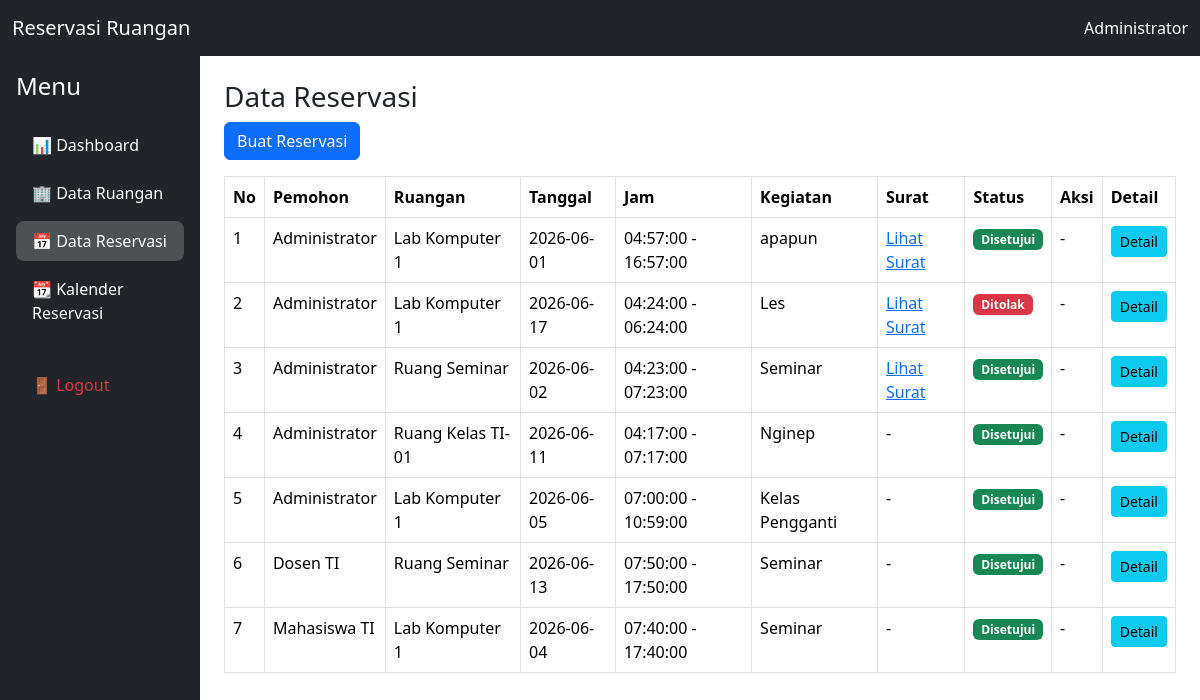
The app's page /index.php?page=reservasi (signed in) with its own data.
### tables this page shows
CREATE TABLE `reservasi` (
  `id` int NOT NULL,
  `user_id` int NOT NULL,
  `ruangan_id` int NOT NULL,
  `tanggal` date NOT NULL,
  `jam_mulai` time NOT NULL,
  `jam_selesai` time NOT NULL,
  `kegiatan` varchar(255) NOT NULL,
  `status` enum('pending','disetujui','ditolak') DEFAULT 'pending',
  `catatan_admin` text,
  `created_at` timestamp NULL DEFAULT CURRENT_TIMESTAMP,
  `surat_pdf` varchar(255) DEFAULT NULL
);

CREATE TABLE `users` (
  `id` int NOT NULL,
  `nama` varchar(100) NOT NULL,
  `email` varchar(100) NOT NULL,
  `password` varchar(255) NOT NULL,
  `role` enum('admin','dosen','mahasiswa') NOT NULL,
  `created_at` timestamp NULL DEFAULT CURRENT_TIMESTAMP
);

CREATE TABLE `ruangan` (
  `id` int NOT NULL,
  `nama_ruangan` varchar(100) NOT NULL,
  `gedung` varchar(100) NOT NULL,
  `kapasitas` int NOT NULL,
  `fasilitas` text,
  `status` enum('aktif','nonaktif') DEFAULT 'aktif',
  `created_at` timestamp NULL DEFAULT CURRENT_TIMESTAMP
);

### public/index.php (called while the page is built, shortened)
<?php
require '../routes/web.php';

### app/models/Database.php (called while the page is built, shortened)
<?php
require_once __DIR__ . '/../../config/database.php';
class DB
{
    public function __construct()
    {
        $database = new Database();
        $this->conn = $database->connect();
    }
}

### config/database.php (called while the page is built, shortened)
<?php
class Database
{
    private $host = "localhost";
    private $dbname = "reservasi_ruangan";
    private $username = "root";
    private $password = "";
    public function connect()
    {
        $this->conn = null;
        try {
            $this->conn = new PDO(
                "mysql:host=".$this->host.";dbname=".$this->dbname,
                $this->username,
                $this->password
            );
            $this->conn->setAttribute(
                PDO::ATTR_ERRMODE,
                PDO::ERRMODE_EXCEPTION
            );
        } catch(PDOException $e) {
            die("Koneksi gagal : " . $e->getMessage());
        }
        return $this->conn;
    }
}

### app/models/ReservasiModel.php (called while the page is built, shortened)
<?php
require_once 'Database.php';
class ReservasiModel extends DB
{
    public function getAll()
    {
        $stmt = $this->conn->prepare("
            SELECT
                reservasi.*,
                users.nama,
                ruangan.nama_ruangan
            FROM reservasi
            JOIN users
                ON users.id = reservasi.user_id
            JOIN ruangan
                ON ruangan.id = reservasi.ruangan_id
            ORDER BY reservasi.id DESC
        ");
        $stmt->execute();
        return $stmt->fetchAll(PDO::FETCH_ASSOC);
    }
}

### app/views/reservasi/index.php (the view)
<?php require '../app/views/layouts/header.php'; ?>
<?php require '../app/views/layouts/navbar.php'; ?>
<div class="container-fluid">
    <div class="row">
        <?php require '../app/views/layouts/sidebar.php'; ?>
        <div class="col-md-10 p-4">
            <h3>Data Reservasi</h3>
            <a
                href="index.php?page=reservasi&action=create"
                class="btn btn-primary mb-3"
            >
                Buat Reservasi
            </a>
            <table class="table table-bordered">
                <thead>
                    <tr>
                        <th>No</th>
                        <th>Pemohon</th>
                        <th>Ruangan</th>
                        <th>Tanggal</th>
                        <th>Jam</th>
                        <th>Kegiatan</th>
                        <th>Surat</th>
                        <th>Status</th>
                        <th>Aksi</th>
                        <th>Detail</th>
                    </tr>
                </thead>
                <tbody>
                    <?php $no = 1; ?>
                    <?php foreach ($reservasi as $r): ?>
                        <tr>
                            <td><?= $no++ ?></td>
                            <td><?= $r['nama'] ?></td>
                            <td><?= $r['nama_ruangan'] ?></td>
                            <td><?= $r['tanggal'] ?></td>
                            <td>
                                <?= $r['jam_mulai'] ?>
                                -
                                <?= $r['jam_selesai'] ?>
                            </td>
                            <td><?= $r['kegiatan'] ?></td>
                            <td>
                                <?php if ($r['surat_pdf']): ?>
                                    <a
                                        target="_blank"
                                        href="uploads/<?= $r['surat_pdf'] ?>"
                                    >
                                        Lihat Surat
                                    </a>
                                <?php else: ?>
                                    -
                                <?php endif; ?>
                            </td>
                            <td>
                                <?php if ($r['status'] == 'pending'): ?>
                                    <span class="badge bg-warning">
                                        Pending
                                    </span>
                                <?php elseif ($r['status'] == 'disetujui'): ?>
                                    <span class="badge bg-success">
                                        Disetujui
                                    </span>
                                <?php else: ?>
                                    <span class="badge bg-danger">
                                        Ditolak
                                    </span>
                                <?php endif; ?>
                            </td>
                            <td>
                                <?php if (
                                    $_SESSION['role'] == 'admin'
                                    &&
                                    $r['status'] == 'pending'
                                ): ?>
                                    <a
                                        href="index.php?page=reservasi&action=approve&id=<?= $r['id'] ?>"
                                        class="btn btn-success btn-sm"
                                        onclick="return confirm('Setujui reservasi ini?')"
                                    >
                                        Approve
                                    </a>
                                    <a
                                        href="index.php?page=reservasi&action=reject&id=<?= $r['id'] ?>"
                                        class="btn btn-danger btn-sm"
                                        onclick="return confirm('Tolak reservasi ini?')"
                                    >
                                        Tolak
                                    </a>
                                <?php else: ?>
                                    -
                                <?php endif; ?>
                            </td>
                            <td>
                                <a
                                    href="index.php?page=reservasi&action=detail&id=<?= $r['id'] ?>"
                                    class="btn btn-info btn-sm"
                                >
                                    Detail
                                </a>
                            </td>
                        </tr>
                    <?php endforeach; ?>
                </tbody>
            </table>
        </div>
    </div>
</div>
<?php require '../app/views/layouts/footer.php'; ?>

### routes/web.php (shortened to what this page needs)
<?php
$page = $_GET['page'] ?? 'login';
switch ($page) {
    case 'reservasi':
        require '../app/controllers/ReservasiController.php';
        break;
}

### app/controllers/ReservasiController.php (shortened to what this page needs)
<?php
require_once '../app/models/ReservasiModel.php';
$reservasiModel = new ReservasiModel();
$action = $_GET['action'] ?? 'index';
switch ($action) {
    default:
        if ($_SESSION['role'] == 'admin') {
            $reservasi = $reservasiModel->getAll();
        } else {
            $reservasi = $reservasiModel->getByUser($_SESSION['id']);
        }
        require '../app/views/reservasi/index.php';
        break;
}

### app/views/layouts/header.php (shortened to what this page needs)
<!DOCTYPE html>
<html lang="id">
<head>
    <link href="https://cdn.jsdelivr.net/npm/bootstrap@5.3.3/dist/css/bootstrap.min.css" rel="stylesheet">
</head>
<body>

### app/views/layouts/navbar.php
<nav class="navbar navbar-dark bg-dark">
    <div class="container-fluid">
        <a class="navbar-brand">
            Reservasi Ruangan
        </a>
        <span class="text-white">
            <?= $_SESSION['nama'] ?>
        </span>
    </div>
</nav>

### app/views/layouts/sidebar.php (shortened to what this page needs)
<?php
$page = $_GET['page'] ?? 'dashboard';
$action = $_GET['action'] ?? '';
?>
<div class="col-md-2 bg-dark min-vh-100 p-3 text-white">
    <h4 class="mb-4">Menu</h4>
    <ul class="nav flex-column">
        <li class="nav-item mb-2">
            <a class="nav-link text-white <?= $page=='dashboard' ? 'active' : '' ?>"
               href="index.php?page=dashboard">
                📊 Dashboard
            </a>
        </li>
        <li class="nav-item mb-2">
            <a class="nav-link text-white <?= $page=='ruangan' ? 'active' : '' ?>"
               href="index.php?page=ruangan">
                🏢 Data Ruangan
            </a>
        </li>
        <li class="nav-item mb-2">
            <a class="nav-link text-white <?= $page=='reservasi' && $action=='' ? 'active' : '' ?>"
               href="index.php?page=reservasi">
                📅 Data Reservasi
            </a>
        </li>
        <li class="nav-item mb-2">
            <a class="nav-link text-white <?= ($page=='reservasi' && $action=='calendar') ? 'active' : '' ?>"
               href="index.php?page=reservasi&action=calendar">
                📆 Kalender Reservasi
            </a>
        </li>
        <li class="nav-item mt-4">
            <a class="nav-link text-danger"
               href="logout.php">
                🚪 Logout
            </a>
        </li>
    </ul>
</div>

### app/views/layouts/footer.php (shortened to what this page needs)
</body>
</html>

### app/views/layouts/sidebar.php (style rules this page uses)
.nav-link.active { background: rgba(255,255,255,0.2); border-radius: 8px; }

### records on screen
reservasi: user.nama "Administrator", ruangan.nama_ruangan "Lab Komputer 1", tanggal "2026-06-01", jam_mulai "04:57:00", jam_selesai "16:57:00", kegiatan "apapun", status "Disetujui"
reservasi: user.nama "Administrator", ruangan.nama_ruangan "Lab Komputer 1", tanggal "2026-06-17", jam_mulai "04:24:00", jam_selesai "06:24:00", kegiatan "Les", status "Ditolak"
reservasi: user.nama "Administrator", ruangan.nama_ruangan "Ruang Seminar", tanggal "2026-06-02", jam_mulai "04:23:00", jam_selesai "07:23:00", kegiatan "Seminar", status "Disetujui"
reservasi: user.nama "Administrator", ruangan.nama_ruangan "Ruang Kelas TI-01", tanggal "2026-06-11", jam_mulai "04:17:00", jam_selesai "07:17:00", kegiatan "Nginep", status "Disetujui"
reservasi: user.nama "Administrator", ruangan.nama_ruangan "Lab Komputer 1", tanggal "2026-06-05", jam_mulai "07:00:00", jam_selesai "10:59:00", kegiatan "Kelas Pengganti", status "Disetujui"
reservasi: user.nama "Dosen TI", ruangan.nama_ruangan "Ruang Seminar", tanggal "2026-06-13", jam_mulai "07:50:00", jam_selesai "17:50:00", kegiatan "Seminar", status "Disetujui"
reservasi: user.nama "Mahasiswa TI", ruangan.nama_ruangan "Lab Komputer 1", tanggal "2026-06-04", jam_mulai "07:40:00", jam_selesai "17:40:00", kegiatan "Seminar", status "Disetujui"

### other values on screen
$_SESSION['nama'] "Administrator"
